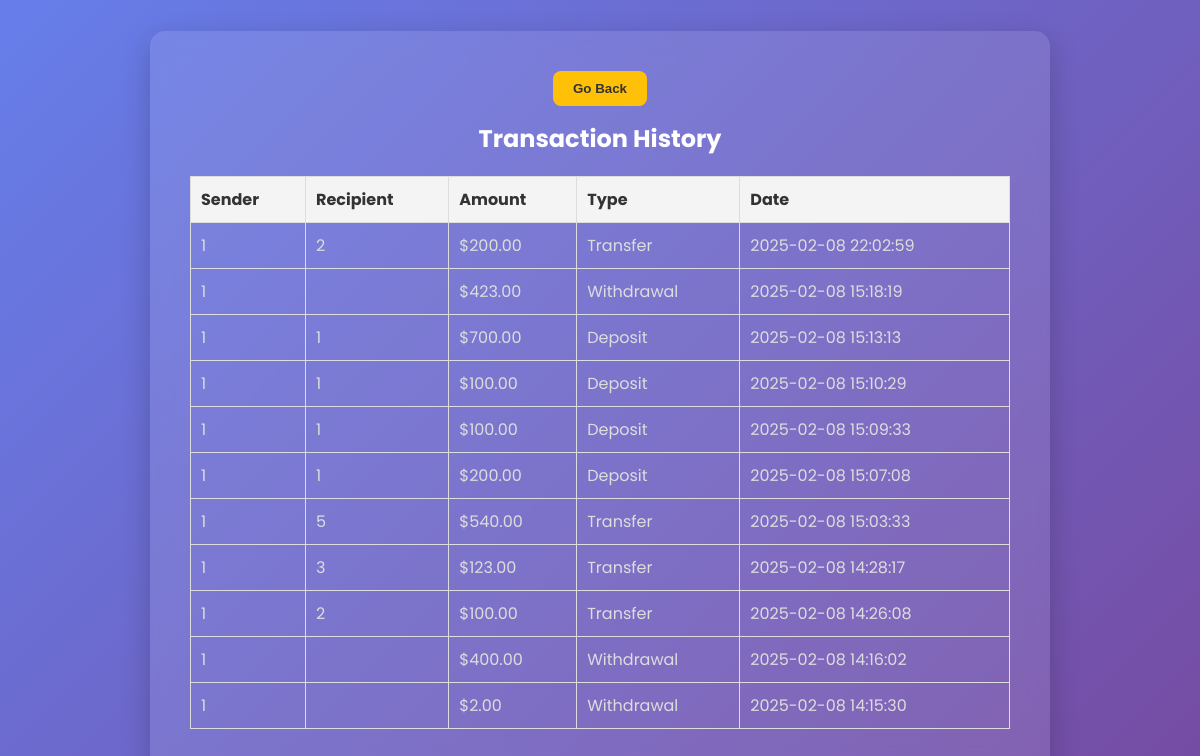
/transaction_history.php (signed in), run on the app's committed database.
### tables this page shows
CREATE TABLE `transactions` (
  `id` int(11) NOT NULL,
  `sender_account` varchar(50) NOT NULL,
  `recipient_account` varchar(50) NOT NULL,
  `amount` decimal(10,2) NOT NULL,
  `transaction_type` enum('deposit','withdrawal','transfer') NOT NULL,
  `transaction_date` timestamp NOT NULL DEFAULT current_timestamp()
);

### transaction_history.php (the view, shortened to what this page needs)
<?php
include 'db.php';
$user_id = $_SESSION['user_id'];
$stmt = $conn->prepare("
    SELECT sender_account, recipient_account, amount, transaction_type, transaction_date
    FROM transactions
    WHERE sender_account = ? OR recipient_account = ?
    ORDER BY transaction_date DESC
");
$stmt->bind_param("ss", $user_id, $user_id);
$stmt->execute();
$result = $stmt->get_result();
?>
<!DOCTYPE html>
<html lang="en">
<head>
    <link rel="stylesheet" href="https://cdnjs.cloudflare.com/ajax/libs/font-awesome/6.0.0/css/all.min.css">
</head>
<body>
<div class="container">
    <button onclick="window.history.back()" class="btn">Go Back</button>
    <h2>Transaction History</h2>
    <table>
        <tr>
            <th>Sender</th>
            <th>Recipient</th>
            <th>Amount</th>
            <th>Type</th>
            <th>Date</th>
        </tr>
        <?php while ($row = $result->fetch_assoc()): ?>
            <tr>
                <td><?= htmlspecialchars($row['sender_account']) ?></td>
                <td><?= htmlspecialchars($row['recipient_account']) ?></td>
                <td>$<?= number_format($row['amount'], 2) ?></td>
                <td><?= ucfirst($row['transaction_type']) ?></td>
                <td><?= $row['transaction_date'] ?></td>
            </tr>
        <?php endwhile; ?>
    </table>
</div>
</body>
</html>

### transaction_history.php (style rules this page uses)
* { margin: 0; padding: 0; box-sizing: border-box; }
body { font-family: 'Poppins', sans-serif; background: linear-gradient(135deg, #667eea 0%, #764ba2 100%); color: #fff; display: flex; justify-content: center; align-items: center; height: 100vh; }
.container { background: rgba(255, 255, 255, 0.1); backdrop-filter: blur(10px); padding: 40px; border-radius: 15px; box-shadow: 0 10px 30px rgba(0, 0, 0, 0.2); width: 100%; max-width: 900px; text-align: center; animation: fadeIn 1s ease-in-out; }
.btn { background: #ffc107; border: none; padding: 10px 20px; border-radius: 8px; color: #333; font-weight: 600; cursor: pointer; transition: background 0.3s ease, transform 0.3s ease; margin-bottom: 15px; }
h2 { font-size: 24px; margin-bottom: 20px; color: #fff; }
table { width: 100%; border-collapse: collapse; margin-top: 20px; }
th, td { padding: 10px; border: 1px solid #ddd; text-align: left; }
th { background-color: #f4f4f4; color: #333; }
td { color: #ddd; }

### data on the page
transactions: sender_account "1", recipient_account "2", amount "200.00", transaction_type "Transfer", transaction_date "2025-02-08 22:02:59"
transactions: sender_account "1", amount "423.00", transaction_type "Withdrawal", transaction_date "2025-02-08 15:18:19"
transactions: sender_account "1", recipient_account "1", amount "700.00", transaction_type "Deposit", transaction_date "2025-02-08 15:13:13"
transactions: sender_account "1", recipient_account "1", amount "100.00", transaction_type "Deposit", transaction_date "2025-02-08 15:10:29"
transactions: sender_account "1", recipient_account "1", amount "100.00", transaction_type "Deposit", transaction_date "2025-02-08 15:09:33"
transactions: sender_account "1", recipient_account "1", amount "200.00", transaction_type "Deposit", transaction_date "2025-02-08 15:07:08"
transactions: sender_account "1", recipient_account "5", amount "540.00", transaction_type "Transfer", transaction_date "2025-02-08 15:03:33"
transactions: sender_account "1", recipient_account "3", amount "123.00", transaction_type "Transfer", transaction_date "2025-02-08 14:28:17"
transactions: sender_account "1", recipient_account "2", amount "100.00", transaction_type "Transfer", transaction_date "2025-02-08 14:26:08"
transactions: sender_account "1", amount "400.00", transaction_type "Withdrawal", transaction_date "2025-02-08 14:16:02"
transactions: sender_account "1", amount "2.00", transaction_type "Withdrawal", transaction_date "2025-02-08 14:15:30"
